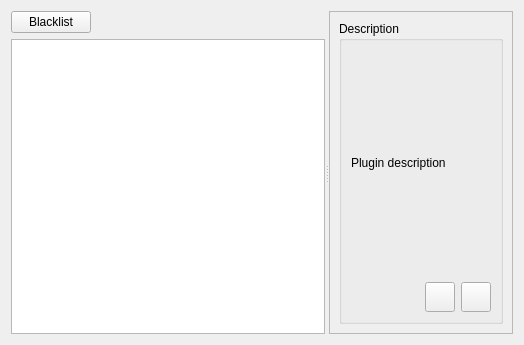
<?xml version="1.0" encoding="UTF-8"?>
<ui version="4.0">
 <class>PluginsPreferencesWidget</class>
 <widget class="QWidget" name="PluginsPreferencesWidget">
  <property name="geometry">
   <rect>
    <x>0</x>
    <y>0</y>
    <width>524</width>
    <height>345</height>
   </rect>
  </property>
  <property name="windowTitle">
   <string/>
  </property>
  <layout class="QVBoxLayout" name="verticalLayout">
   <item>
    <widget class="QSplitter" name="splitter">
     <property name="sizePolicy">
      <sizepolicy hsizetype="Preferred" vsizetype="Preferred">
       <horstretch>0</horstretch>
       <verstretch>0</verstretch>
      </sizepolicy>
     </property>
     <property name="orientation">
      <enum>Qt::Horizontal</enum>
     </property>
     <property name="opaqueResize">
      <bool>true</bool>
     </property>
     <property name="childrenCollapsible">
      <bool>false</bool>
     </property>
     <widget class="QWidget" name="pluginsListArea">
      <layout class="QVBoxLayout" name="verticalLayout_9" stretch="0,1">
       <item>
        <layout class="QHBoxLayout" name="horizontalLayout_2" stretch="0,0">
         <item>
          <widget class="QPushButton" name="btnBlacklist">
           <property name="text">
            <string>Blacklist</string>
           </property>
          </widget>
         </item>
         <item>
          <spacer name="horizontalSpacer_2">
           <property name="orientation">
            <enum>Qt::Horizontal</enum>
           </property>
           <property name="sizeHint" stdset="0">
            <size>
             <width>40</width>
             <height>20</height>
            </size>
           </property>
          </spacer>
         </item>
        </layout>
       </item>
       <item>
        <widget class="QListWidget" name="pluginsList">
         <property name="sizePolicy">
          <sizepolicy hsizetype="Preferred" vsizetype="Preferred">
           <horstretch>0</horstretch>
           <verstretch>0</verstretch>
          </sizepolicy>
         </property>
        </widget>
       </item>
      </layout>
     </widget>
     <widget class="QScrollArea" name="scrollArea">
      <property name="sizePolicy">
       <sizepolicy hsizetype="Preferred" vsizetype="Preferred">
        <horstretch>0</horstretch>
        <verstretch>0</verstretch>
       </sizepolicy>
      </property>
      <property name="widgetResizable">
       <bool>true</bool>
      </property>
      <widget class="QWidget" name="scrollAreaWidgetContents">
       <property name="geometry">
        <rect>
         <x>0</x>
         <y>0</y>
         <width>181</width>
         <height>329</height>
        </rect>
       </property>
       <layout class="QVBoxLayout" name="verticalLayout_6">
        <item>
         <widget class="QGroupBox" name="pluginDescriptionPanel">
          <property name="sizePolicy">
           <sizepolicy hsizetype="Preferred" vsizetype="Preferred">
            <horstretch>0</horstretch>
            <verstretch>0</verstretch>
           </sizepolicy>
          </property>
          <property name="title">
           <string>Description</string>
          </property>
          <layout class="QVBoxLayout" name="verticalLayout_2">
           <item>
            <widget class="QLabel" name="pluginDescription">
             <property name="text">
              <string>Plugin description</string>
             </property>
             <property name="wordWrap">
              <bool>true</bool>
             </property>
            </widget>
           </item>
           <item>
            <layout class="QHBoxLayout" name="horizontalLayout">
             <item>
              <spacer name="horizontalSpacer">
               <property name="orientation">
                <enum>Qt::Horizontal</enum>
               </property>
               <property name="sizeHint" stdset="0">
                <size>
                 <width>40</width>
                 <height>20</height>
                </size>
               </property>
              </spacer>
             </item>
             <item>
              <widget class="QPushButton" name="copyrightButton">
               <property name="minimumSize">
                <size>
                 <width>30</width>
                 <height>30</height>
                </size>
               </property>
               <property name="maximumSize">
                <size>
                 <width>30</width>
                 <height>30</height>
                </size>
               </property>
               <property name="text">
                <string/>
               </property>
              </widget>
             </item>
             <item>
              <widget class="QPushButton" name="linkButton">
               <property name="minimumSize">
                <size>
                 <width>30</width>
                 <height>30</height>
                </size>
               </property>
               <property name="maximumSize">
                <size>
                 <width>30</width>
                 <height>30</height>
                </size>
               </property>
               <property name="text">
                <string/>
               </property>
              </widget>
             </item>
            </layout>
           </item>
          </layout>
         </widget>
        </item>
       </layout>
      </widget>
     </widget>
    </widget>
   </item>
  </layout>
 </widget>
 <resources/>
 <connections/>
</ui>
